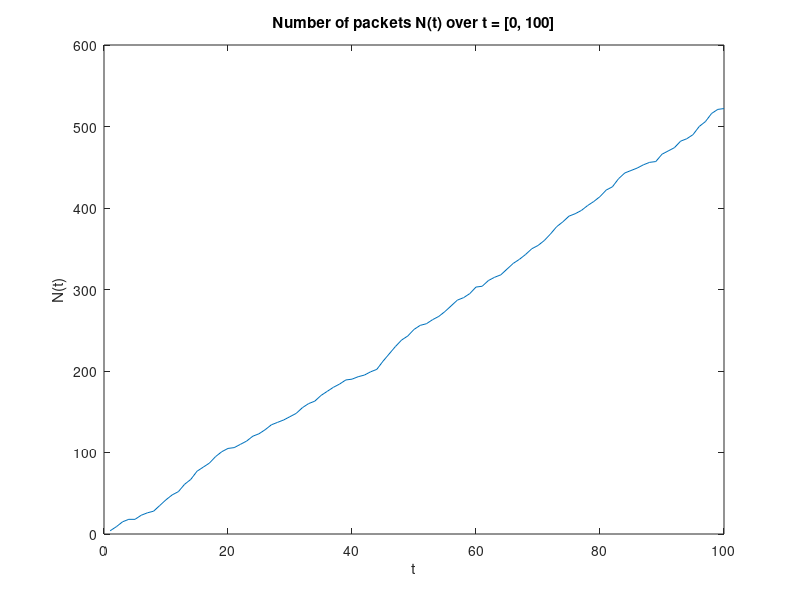

Reproduce this figure in MATLAB. (Note: this script raises an error after producing the figure.)
clear all;
close all;

% define parameters
lambda = 5;

% generate poisson process
T = -log(rand)/lambda;
n = 0;

while T < 100 
	n = n + 1;
	S(n) = T; % the time t when n arrival occurs
	T = T - log(rand)/lambda;
end

for l = 1:100
	N(l) = sum(S >= 0 & S <= l);
end

grid on
figure(1);
plot(N);
title('Number of packets N(t) over t = [0, 100]');
xlabel('t');
ylabel('N(t)');
print('-dpng', '-r300', 'hw3_1_nt.png');

% generate r.v. X
for l = 0:99
	X(l+1) = sum(S >= l & S <= (l + 1));
end

figure(2);
h = histogram(X);
h.Normalization = 'Probability';
disp(mean(X));
title('Distribution of X');
xlabel('n');
ylabel('P_n');
print('-dpng', '-r300', 'hw3_2_pn.png');

% simulate M/M/1 queue
delta = 0.1; % simulation step in sec
mu = 4; % departure rate in packets per second

M = 1*3600/delta; % # of simulation step for 1 hour
n = zeros(M,1); % # of packets at each simulation time step
n_cur = 0; % current # of packets in the system

for i = 1:M
	n_cur; % # of packets before the process
	n(i) = n_cur; % record the # of packet before the process
	
	if rand < lambda*delta % probability of an arrival occurred = lambda * delta
		n_cur = n_cur + 1;
	end
	
	if rand < mu*delta && n_cur > 0 % probability of departure occurred = mu * delta provided that there is a packet in the system
		n_cur = n_cur - 1;
	end
end

figure(3);
plot(n);
disp(mean(n));
title('Number of packets N(t) over t, mu = 4');
xlabel('t');
ylabel('N(t)');
print('-dpng', '-r300', 'hw3_3_nt_m4.png');

figure(4);
h1 = histogram(n);
h1.Normalization = 'Probability';
title('Distribution of P_n, lambda = 5, mu = 4');
xlabel('n');
ylabel('P_n');
print('-dpng', '-r300', 'hw3_3_pn_l5m4.png');
